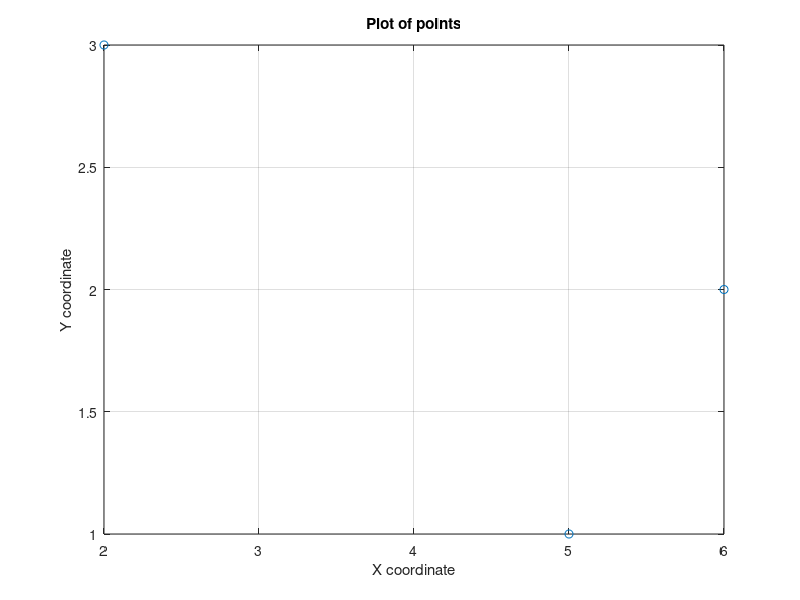

The MATLAB source for this figure:
% 주어진 좌표 배열
arr = [5,1; 2,3; 6,2];

% 새로운 그래프 창을 엽니다.
figure;

% 좌표를 플롯합니다. ':' 연산자를 사용하여 모든 행을 선택하고, 각 열을 x와 y 좌표로 사용합니다.
plot(arr(:, 1), arr(:, 2), 'o');

% 축에 그리드를 추가합니다.
grid on;

% 축 이름을 설정합니다.
xlabel('X coordinate');
ylabel('Y coordinate');

% 그래프에 타이틀을 추가합니다.
title('Plot of points');